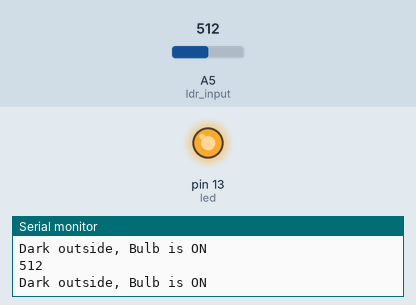
Recording of a sketch running on a simulated Arduino Uno, built with avr-gcc and run on an emulated ATmega328P. On the bench: output pins drawn as LEDs (lit = HIGH), the last lines printed to the serial monitor. The inputs (shaded band) are chosen by the test bench; at power-on: A5 (ldr_input) = 512.

Above: at 1.2 s.
1.3 s: A5 (ldr_input) set to 535
4.3 s: A5 (ldr_input) set to 563
At 5.8 s:
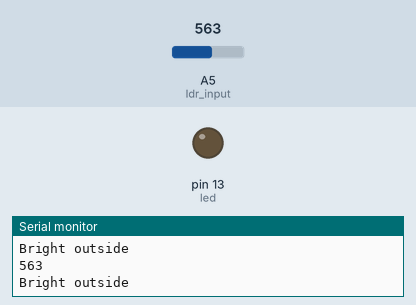
Timing chart, 0 to 7.3 s (numbered marks = the images above; inputs shaded):
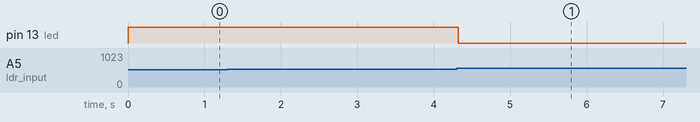

The sketch:

ldr_led.ino
```cpp
int led=13;
int ldr_input=A5;

void setup() {
  // put your setup code here, to run once:
  pinMode(led,OUTPUT);
  pinMode(ldr_input,INPUT);
  Serial.begin(9600);
}

void loop() {
  // put your main code here, to run repeatedly:
      //Control Bulb based on LDR
  int ldrStatus=analogRead(ldr_input);
  Serial.println(ldrStatus);
  if(ldrStatus<=550)   //when it's dark less conductivity(low voltage)
  {
    digitalWrite(led,1);
    Serial.println("Dark outside, Bulb is ON");
  }
  else
  {
    digitalWrite(led,0);
    Serial.println("Bright outside");
  }
//  Serial.println(ldrStatus);
}
```

Measured:
- the behaviour switches between 550 and 551 on A5 (ldr_input) (found by bisection; images 0 and 1)
- after the input at 4.3 s, pin 13 (led): HIGH → LOW at once
